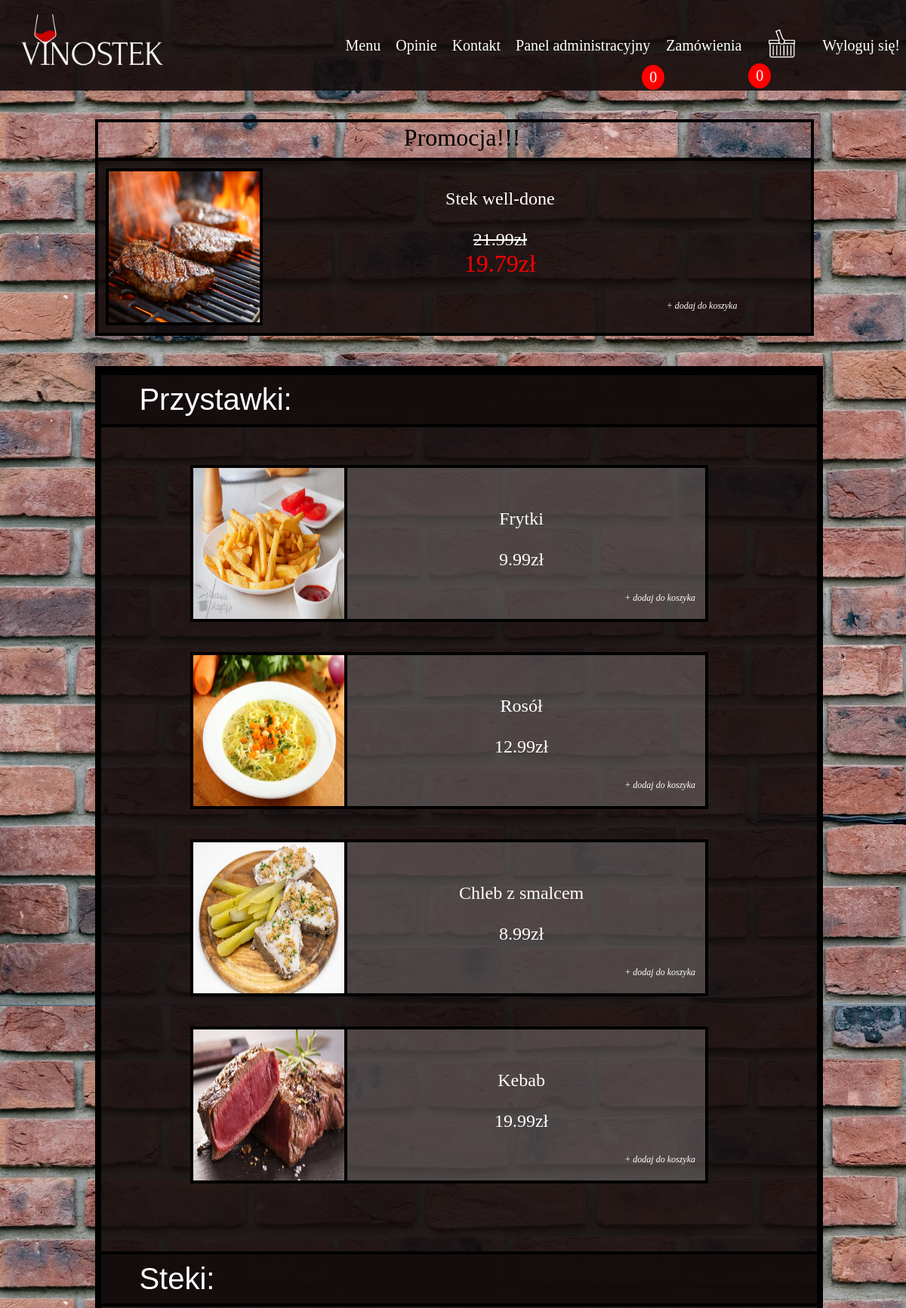
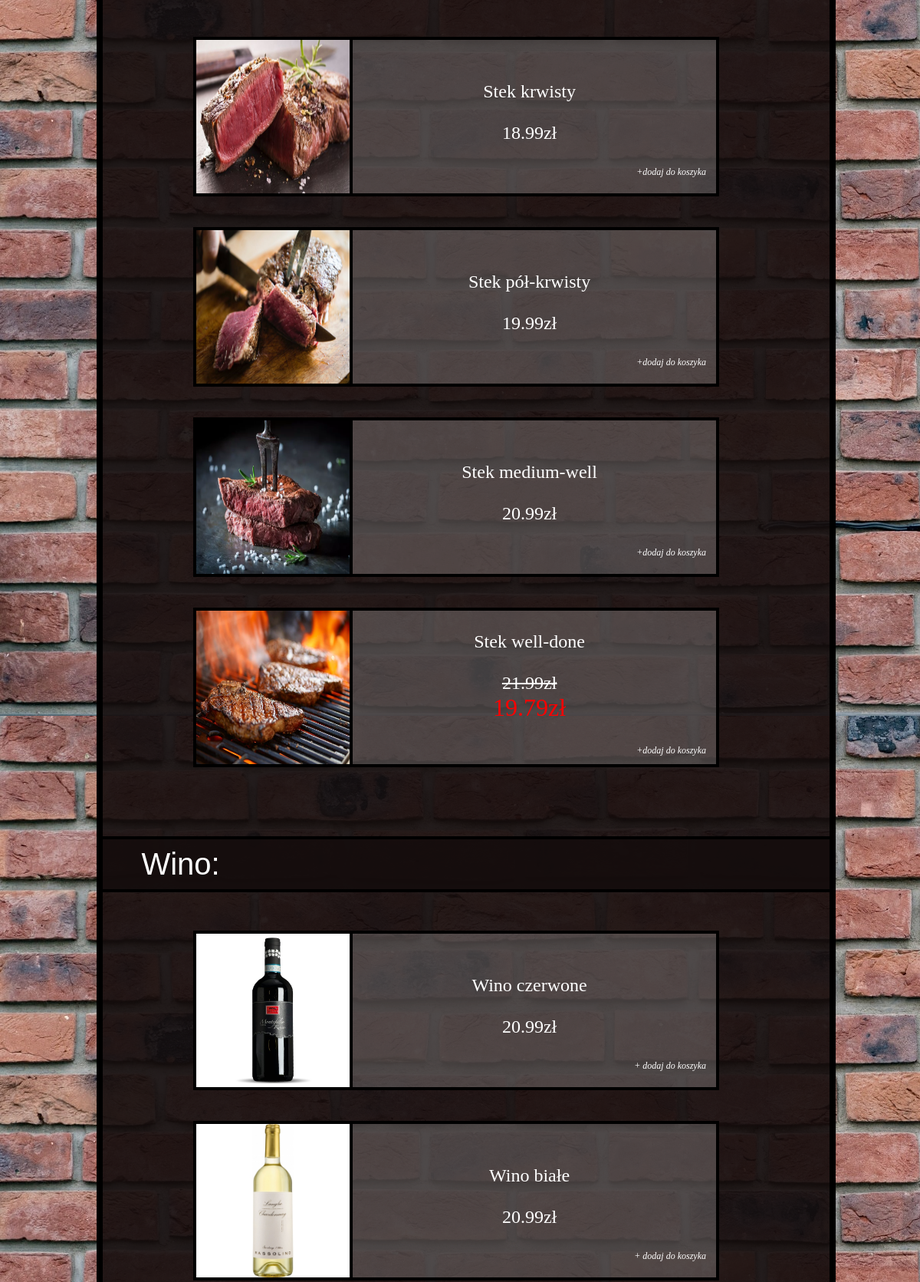
/RESTAURACJA/menu.php (signed in, upper part), run on the app's committed database (2 pictures, top to bottom).
### tables this page shows
CREATE TABLE `products` (
  `ProductID` int(11) NOT NULL,
  `category` text NOT NULL,
  `price` double NOT NULL,
  `name` text NOT NULL,
  `picture` text NOT NULL
);

### RESTAURACJA/menu.php (the view, shortened to what this page needs)
<?php
    require_once "connect.php";
    $connected = new mysqli($host, $db_user, $db_password, $db_name);
    if($connected->connect_errno!=0)
    {
        throw new Exception(mysqli_connect_errno());
    }
    else
    {
        $result = $connected->query("SELECT name, price, picture FROM products WHERE category='stek'");
        $how_many = $result->num_rows;
        $product = mysqli_fetch_all($result, MYSQLI_ASSOC);
        if(!isset($_SESSION['is_rand']))
        {
            $rand_number = rand(0, $how_many - 1);
        }
        else
        {
            $rand_number =  $_SESSION['is_rand'];
        }
    }
?>
<!DOCTYPE HTML>
<html lang="pl">
<head>
	<link rel="stylesheet" href="style.css" type="text/css" />
</head>
    <div id="container">
        <div class="menu">
            <div class="dropdown">
                <a href="menu.php">Menu</a>
                <a href="opinie.php">Opinie</a>
                <a href="kontakt.php">Kontakt</a>
                <?php
                if($_SESSION['login']=='admin')
                {
                    echo '<a href="admin.php">Panel administracyjny</a>';
                    require_once "connect.php";
                    $connected = new mysqli($host, $db_user, $db_password, $db_name);
                    if($connected->connect_errno!=0)
                    {
                        throw new Exception(mysqli_connect_errno());
                    }
                    else
                    {
                        $result = $connected->query("SELECT * FROM todo GROUP BY LoginID");
                        $many = $result->num_rows;
                    }
                    echo '<a href="admin_todo.php" class="notification2">
                        <span>Zamówienia </span>
                        <span class="badge2">
                                ';
                    echo($many);
                    echo'
                        </span>
                      </a>';
                }
                ?>
            </div>
                <div id="shop_cart">
                    <a href="cart.php" class="notification">
                        <span>
                        <img src="graphic/koszyk.png" alt="koszyk sklepowy" width="75" height="75">
                        </span>
                        <span class="badge">
                            <?php
                                $print = $_SESSION['cart_capacity'];
                                echo($print)
                            ?>
                        </span>
                    </a>
                </div>
            <a id="a_register" href="logout.php">Wyloguj się!</a>
        </div>
        <div id="logo">
            <a href="http://localhost/RESTAURACJA/index.php"><img src="graphic/logo.png" alt="Logo - VINOSTEK" width="200" height="100"></a>
        </div>
        <div id="menu">
            <div id="top"></div>
            <div>
                <div id="frame_prom">Promocja!!!</div>
                <div id="frame_rand">
                    <a href="add_to_cart.php?product_number=<?php echo($rand_number) ?>&category_name=stek">
                        <div id="block">
                            <img id="image_prom" src=<?php echo($product[$rand_number]['picture']) ?> alt="" width="200" height="200">
                            <div id="description">
                                <br/>
                                <div id="description_name">
                                    <?php echo($product[$rand_number]["name"]) ?>
                                </div>
                                <br/>
                                <div id="description_price">
                                    <s><?php echo($product[$rand_number]["price"]) ?>zł</s>
                                </div>
                                <div id="description_price_red">
                                    <?php
                                    $price = $product[$rand_number]["price"];
                                    $price = round($price - ($price/10),2);
                                    echo($price) ?>zł
                                </div>
                                <div id="description_add_to_cart">
                                    <br/><br/>+ dodaj do koszyka
                                </div>
                            </div>
                        </div>
                    </a>
                </div>
                <div id="right_frame"></div>
            </div>
            <div id="left_min"></div>
            <div id="center_menu">
                <div id="header">
                    <a id="appetizer">Przystawki:</a>
                </div>
                <div id="padding">
                <?php
                    require_once "connect.php";
                    $connected = new mysqli($host, $db_user, $db_password, $db_name);
                    if($connected->connect_errno!=0)
                    {
                        throw new Exception(mysqli_connect_errno());
                    }
                    else
                    {
                        $result = $connected->query("SELECT name, price, picture FROM products WHERE category='przystawka'");
                        $how_many = $result->num_rows;
                        $product = mysqli_fetch_all($result,MYSQLI_ASSOC);
                        for($i=0; $i<$how_many; $i++)
                        {
                            echo
                            '
                        <div id="left_frame"></div>
                        <div id="frame">
                            <a href="add_to_cart.php?product_number=';
                            echo($i);
                            echo' &category_name=przystawka">
                            <div id="block">
                                    <img id="image" src=
                                    ';
                                    print($product[$i]["picture"]);
                                    echo
                                    '
                                     alt="" width="200" height="200">
                                <div id="description">
                                <br/><br/>
                                    <div id="description_name">
                                        ';
                                        print($product[$i]["name"]);
                                        echo'
                                    </div>
                                    <br/>
                                    <div id="description_price">
                                        ';
                                        print($product[$i]["price"]);
                                        echo
                                        'zł
                                    </div>
                                    <div id="description_add_to_cart">
                                        <br/><br/>+ dodaj do koszyka
                                    </div>
                                </div>
                            </div>
                            </a>
                        </div>
                        <div id="right_frame"></div>
                            ';
                        }
                    }
                ?>
                </div>
                <div id="header">
                    <a id="steaks">Steki:</a>
                </div>
                <div id="padding">
                    <?php
                    require_once "connect.php";
                    $connected = new mysqli($host, $db_user, $db_password, $db_name);
                    if($connected->connect_errno!=0)
                    {
                        throw new Exception(mysqli_connect_errno());
                    }
                    else
                    {
                        $result = $connected->query("SELECT * FROM products WHERE category='stek'");
                        $how_many = $result->num_rows;
                        $product = mysqli_fetch_all($result,MYSQLI_ASSOC);
                        for($i=0; $i<$how_many; $i++)
                        {
                            echo
                            '
                        <div id="left_frame"></div>
                        <div id="frame">
                            <a href="add_to_cart.php?product_number=';
                            echo($i);
                            echo' &category_name=stek">
                            <div id="block">
                                    <img id="image" src=
                                    ';
                            print($product[$i]["picture"]);
                            echo
                            '
                                     alt="" width="200" height="200">';
                            if($i == $rand_number)
                            {
                                echo'
                                <div id="description">
                                <br/>
                                    <div id="description_name">
                                        ';
                            print($product[$i]["name"]);
                            echo'
                                    </div>
                                    <br/>
                                    <div id="description_price">
                                        ';
                                echo'
                                <div id="description_price_s">
                                            <s>'; echo($product[$rand_number]["price"]); echo'zł</s>
                                </div>
                                <div id="description_price_red">
                                                ';
                                $price = $product[$rand_number]["price"];
                                $price = round($price - ($price/10),2);
                                echo($price); echo'zł
                                </div>
                                            ';
                            }
                            else
                            {
                                echo'
                                <div id="description">
                                <br/><br/>
                                    <div id="description_name">
                                        ';
                                print($product[$i]["name"]);
                                echo'
                                    </div>
                                    <br/>
                                    <div id="description_price">
                                        ';
                                print($product[$i]["price"]);
                                echo("zł");
                            }
                            echo
                            '
                                    </div>
                                    <div id="description_add_to_cart">
                                        <br/><br/>+dodaj do koszyka
                                    </div>
                                </div>
                            </div>
                            </a>
                        </div>
                        <div id="right_frame"></div>
                            ';
                        }
                    }
                    ?>
                </div>
                <div id="header">
                    <a id="wine">Wino:</a>
                </div>
                <div id="padding">
                    <?php
                    require_once "connect.php";
                    $connected = new mysqli($host, $db_user, $db_password, $db_name);
                    if($connected->connect_errno!=0)
                    {
                        throw new Exception(mysqli_connect_errno());
                    }
                    else
                    {
                        $result = $connected->query("SELECT name, price, picture FROM products WHERE category='wino'");
                        $how_many = $result->num_rows;
                        $product = mysqli_fetch_all($result,MYSQLI_ASSOC);
                        for($i=0; $i<$how_many; $i++)
                        {
                            echo
                            '
                        <div id="left_frame"></div>
                        <div id="frame">
                            <a href="add_to_cart.php?product_number=';
                            echo($i);
                            echo' &category_name=wino">
                            <div id="block">
                                    <img id="image" src=
                                    ';
                            print($product[$i]["picture"]);
                            echo
                            '
                                     alt="" width="200" height="200">
                                <div id="description">
                                <br/><br/>
                                    <div id="description_name">
                                        ';
                            print($product[$i]["name"]);
                            echo'
                                    </div>
                                    <br/>
                                    <div id="description_price">
                                        ';
                            print($product[$i]["price"]);
                            echo
                            'zł
                                    </div>
                                    <div id="description_add_to_cart">
                                        <br/><br/>+ dodaj do koszyka
                                    </div>
                                </div>
                            </div>
                            </a>
                        </div>
                        <div id="right_frame"></div>
                            ';
                        }
                    }
                    ?>
                </div>
            </div>
        </div>
    </div>
</body>
</html>

### data on the page
products: picture (picture), name "Stek well-done", price "21.99", price "19.79"
products: picture (picture), name "Frytki", price "9.99"
products: picture (picture), name "Rosół", price "12.99"
products: picture (picture), name "Chleb z smalcem", price "8.99"
products: picture (picture), name "Kebab", price "19.99"
products: picture (picture), name "Stek krwisty", price "18.99"
products: picture (picture), name "Stek pół-krwisty", price "19.99"
products: picture (picture), name "Stek medium-well", price "20.99"
products: picture (picture), name "Wino czerwone", price "20.99"
products: picture (picture), name "Wino białe", price "20.99"

### other printed values
$many "0"
$print "0"
